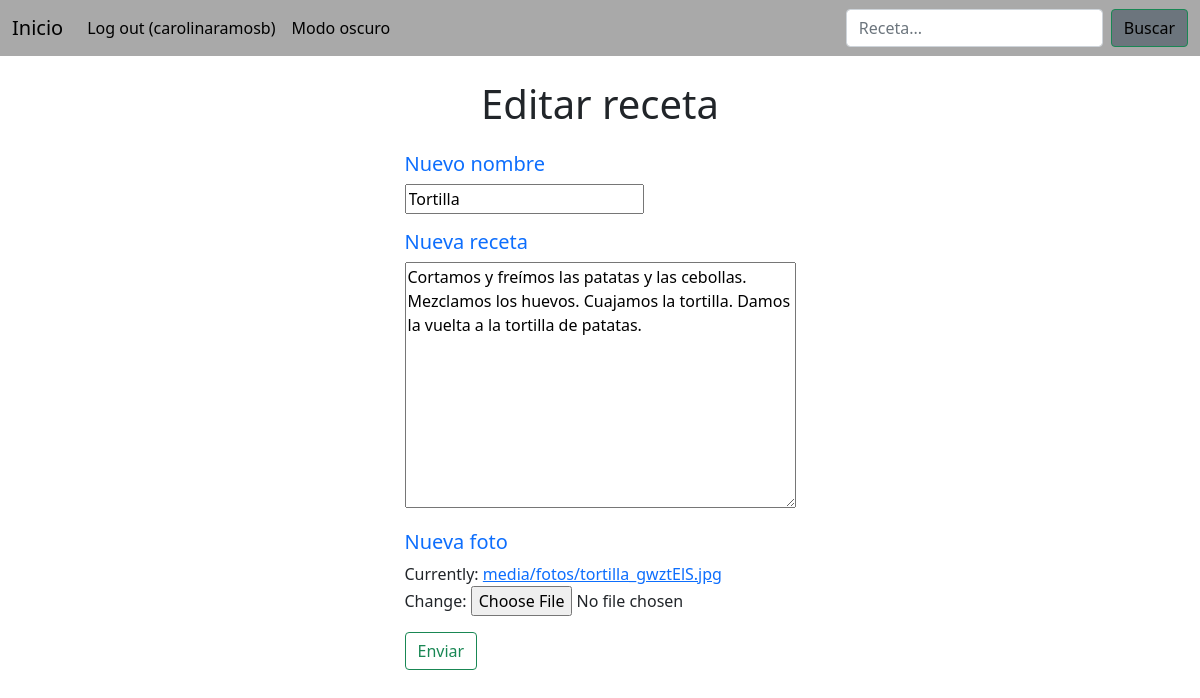
The app's page /editar/5/ (signed in) with its own data.
### recetas/models.py (models this page shows, shortened)
class Receta(models.Model):
  nombre       = models.CharField(max_length=200)
  preparación  = models.TextField(max_length=5000)
  foto         = models.FileField(upload_to='media/fotos')

### recetas/views.py (the view, shortened to what this page needs)
# urls.py: path('editar/<str:id_receta>/', views.editar, name='editar'),
@login_required
def editar(request, id_receta):
    receta = Receta.objects.get(id=id_receta)
    form = RecetaForm(instance=receta)
    context = {'form':form}
    return render(request, 'editar.html', context)

### recetas/forms.py
class RecetaForm(forms.ModelForm):
    class Meta:
        model = Receta
        fields = ('nombre', 'preparación', 'foto')

### recetas/templates/editar.html
{% extends 'index.html' %}
{% block mostrar %}
<div class="mt-4 container d-flex justify-content-center">
    <h1 id="h1-registro">Editar receta</h1>
</div>
  <div class="container d-flex justify-content-center">
    <form class="justify-content-center" method="POST">{% csrf_token %}
		<div class="justify-content-center">
			<p class="card-text">
			<h5 class="text-primary">Nuevo nombre</h5>
				{{ form.nombre }}
			</p>
		</div>
		<div class="justify-content-center">
			<p class="card-text">
			<h5 class="text-primary">Nueva receta</h5>
				{{ form.preparación }}
			</p>
		</div>
    <div class="justify-content-center">
			<p class="card-text">
			<h5 class="text-primary">Nueva foto</h5>
				{{ form.foto }}
			</p>
		</div>
		<button type="submit" class="btn btn-outline-success">Enviar</button>
	</form>
  </div>
{% endblock %}

### recetas/templates/index.html (shortened to what this page needs)
<!DOCTYPE html>
<html lang="en">
  <head>
    <link href="https://cdn.jsdelivr.net/npm/bootstrap@5.1.3/dist/css/bootstrap.min.css" rel="stylesheet">
  </head>
  <body>
    <nav class="navbar navbar-expand-sm mb-3" style = "background-color: darkgrey">
      <div class="container-fluid">
        <a class="navbar-brand" style = "color: black" href="{% url 'index' %}">Inicio</a>
        <div class="collapse navbar-collapse" id="navbarCollapse">
          <ul class="navbar-nav me-auto mb-2 mb-md-0">
            <li class="nav-item">
              <div class="autentificacion">
                {% if user.is_authenticated %}
                  <a class="nav-link"  style="color:black" href="{% url 'logout' %}?next={{ request.path }}">Log out ({{user.get_username}})</a>
                {% else %}
                  <a class="nav-link" style = "color: black" href="{% url 'login' %}?next={{ request.path }}">Log in</a>
                {% endif %}
              </div>
            </li>
            <form action = "index_oscuro" method = "get">
              <li class="nav-item">
                <a class="nav-link" style = "color: black" href="{% url 'index_oscuro' %}">Modo oscuro</a>
              </li>
            </form>
          </ul>
          <form action = "busqueda" method = "get" class="d-flex">
            <input class="form-control me-2" type="search" placeholder="Receta..." aria-label="busqueda" name="q">
            <button class="btn btn-outline-success btn-secondary" style="color:black" type="submit">Buscar</button>
          </form>
        </div>
      </div>
    </nav>
  {%block mostrar%}{%endblock%}
  </body>
</html>

### records on screen
Receta: nombre "Tortilla", preparación "Cortamos y freímos las patatas y las cebollas. Mezclamos los huevos. Cuajamos la tortilla. Damos la vuelta a la tortilla de patatas."

### other values on screen
{{ user.get_username }} "carolinaramosb"
